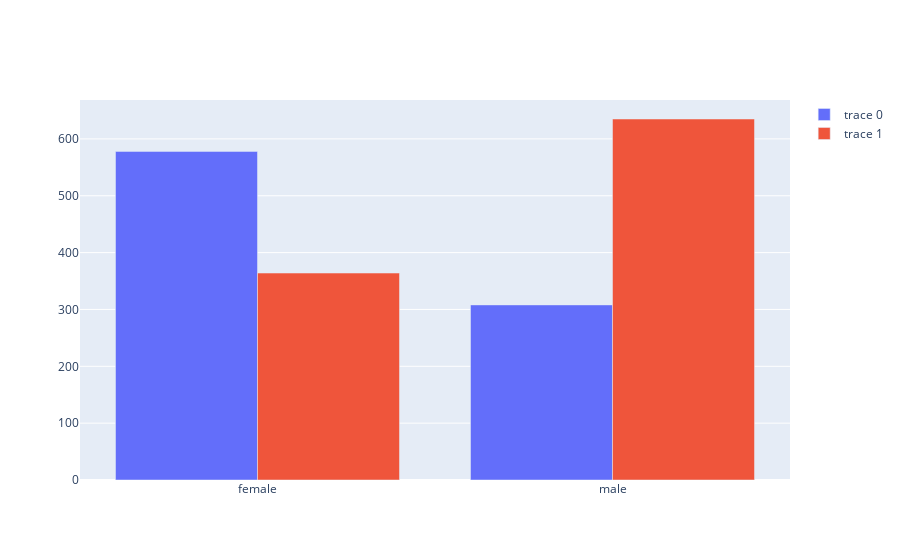

Notebook source saved alongside this figure:
### Code cell
fig2=go.Figure(data=[
    go.Bar( x=gender_cannabis_df.index, y=gender_cannabis_df[0]),
    go.Bar( x=gender_cannabis_df.index, y=gender_cannabis_df[1])])

fig2.show()

### Figure 1 — Plotly figure (JSON) as saved in the notebook; plotly's stock layout.template omitted (floating-point values rounded to 4 significant figures)
{"data": [{"type": "bar", "x": ["female", "male"], "y": [578, 308]}, {"type": "bar", "x": ["female", "male"], "y": [364, 635]}], "layout": {}}
